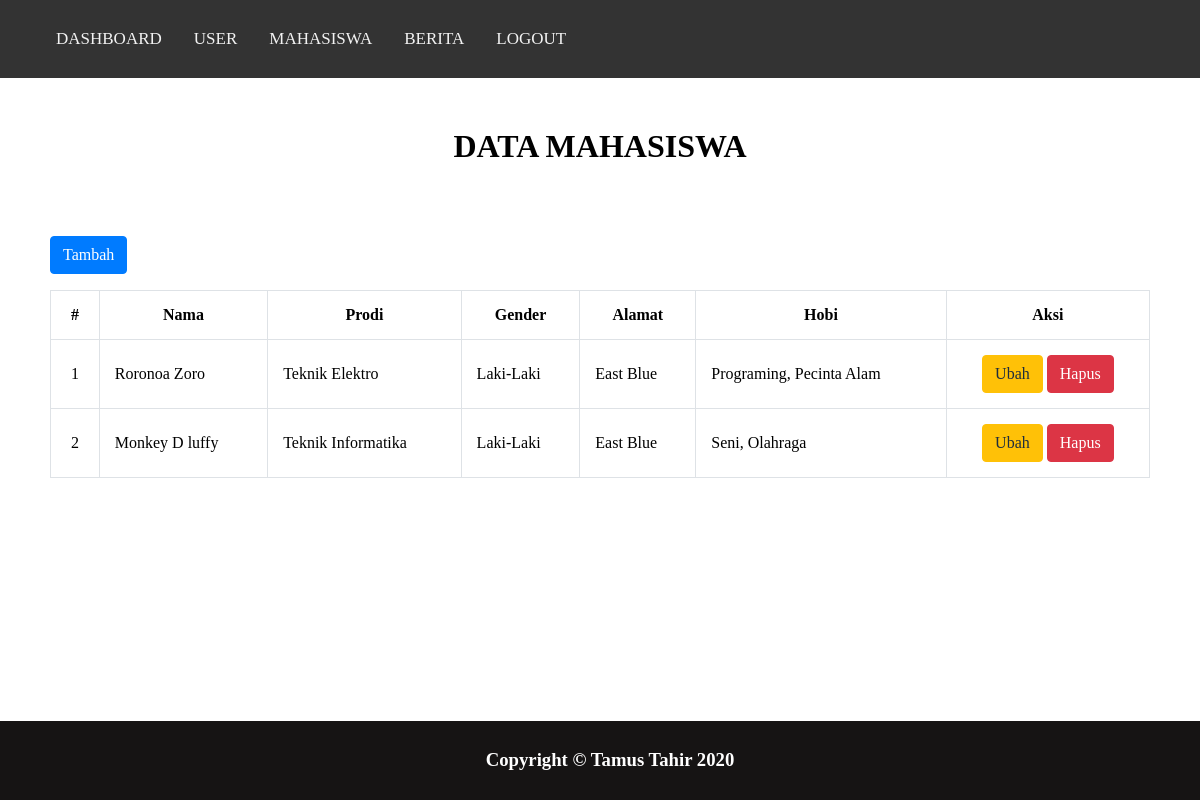
/mahasiswa-data.php (signed in), run on the app's committed database.
### tables this page shows
CREATE TABLE `mahasiswa` (
  `id_mahasiswa` int(11) NOT NULL,
  `nama` varchar(128) NOT NULL,
  `gender` varchar(128) NOT NULL,
  `alamat` varchar(255) NOT NULL,
  `prodi` varchar(128) NOT NULL,
  `hobi` varchar(128) NOT NULL
);

### function/function-ambil-data.php (called while the page is built)
<?php
require 'confiq.php';
function query($query)
{
    global $koneksi;
    $result    = mysqli_query($koneksi, $query);
    $row       = [];
    while ($data = mysqli_fetch_assoc($result)) {
        $row[]     = $data;
    }
    return $row;
}

### mahasiswa-data.php (the view, shortened to what this page needs)
<?php
include_once('template-admin/header-admin.php');
require 'function/function-ambil-data.php';
$mahasiswa = query("SELECT * FROM mahasiswa ORDER BY id_mahasiswa DESC");
?>
<h1 class="text-judul">Data Mahasiswa</h1>
<section class="container">
    <a href="mahasiswa-tambah.php" class="btn btn-primary margin-bottom" role="button">Tambah</a>
    <div class="table-responsive">
        <table class="table table-bordered text-nowrap">
            <thead>
                <tr class="text-center">
                    <th>#</th>
                    <th>Nama</th>
                    <th>Prodi</th>
                    <th>Gender</th>
                    <th>Alamat</th>
                    <th>Hobi</th>
                    <th>Aksi</th>
                </tr>
            </thead>
            <tbody>
                <?php $i = 1; ?>
                <?php foreach ($mahasiswa as $m) : ?>
                    <tr>
                        <td class="text-center"><?= $i; ?></td>
                        <td><?= $m['nama']; ?></td>
                        <td><?= $m['prodi']; ?></td>
                        <td><?= $m['gender']; ?></td>
                        <td><?= $m['alamat']; ?></td>
                        <td><?= $m['hobi']; ?></td>
                        <td class="text-center">
                            <a href="mahasiswa-ubah.php?id=<?= $m['id_mahasiswa']; ?>" class="btn btn-warning">Ubah</a>
                            <a href="mahasiswa-hapus.php?id=<?= $m['id_mahasiswa']; ?>" class="btn btn-danger" onclick="return confirm('Anda Yakin ?');">Hapus</a>
                        </td>
                    </tr>
                    <?php $i++; ?>
                <?php endforeach ?>
            </tbody>
        </table>
    </div>
</section>
<?php include_once('template-admin/footer-admin.php');  ?>

### css/style.css (style rules this page uses)
body { margin: 0; padding: 0; width: 100%; }
a { text-decoration: none; }
.margin-bottom { margin-bottom: 1rem !important; }
.container { padding: 50px; margin-bottom: 100px; }
.text-center { text-align: center !important; }
.text-nowrap { white-space: nowrap !important; }
.text-judul { text-transform: uppercase; text-align: center !important; margin-top: 50px; }
.table { border-collapse: collapse !important; width: 100%; }
.table td, .table th { background-color: #ffffff !important; padding: 15px; }
.table-bordered th, .table-bordered td { border: 1px solid #dee2e6 !important; }
.table-responsive { display: block; width: 100%; overflow-x: auto; -webkit-overflow-scrolling: touch; }
.btn { display: inline-block; font-weight: 400; color: #212529; text-align: center; vertical-align: middle; cursor: pointer; user-select: none; background-color: transparent; border: 1px solid transparent; padding: 0.375rem 0.75rem; font-size: 1rem; line-height: 1.5; border-radius: 0.25rem; transition: color 0.15s ease-in-out, background-color 0.15s ease-in-out, border-color 0.15s ease-in-out, box-shadow 0.15s ease-in-out; }
.btn-primary { color: #ffffff; background-color: #007bff; border-color: #007bff; box-shadow: none; }
.btn-warning { color: #1F2D3D; background-color: #ffc107; border-color: #ffc107; box-shadow: none; }
.btn-danger { color: #ffffff; background-color: #dc3545; border-color: #dc3545; box-shadow: none; }

### data on the page
mahasiswa: nama "Roronoa Zoro", prodi "Teknik Elektro", gender "Laki-Laki", alamat "East Blue", hobi "Programing, Pecinta Alam"
mahasiswa: nama "Monkey D luffy", prodi "Teknik Informatika", gender "Laki-Laki", alamat "East Blue", hobi "Seni, Olahraga"
